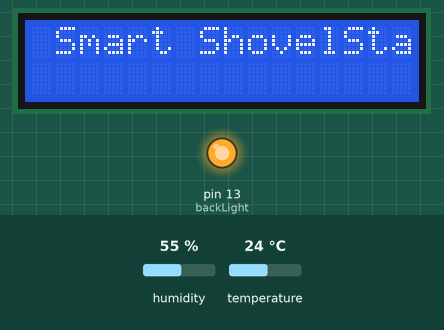
Recording of a sketch running on a simulated Arduino Uno, built with avr-gcc and run on an emulated ATmega328P. Shown: 16×2 character LCD, output pins drawn as LEDs (lit = HIGH). The inputs (shaded band) are chosen by the test bench; at power-on: temperature 24 °C, humidity 55 %.

Above: at 2.2 s.
2.3 s: temperature set to 19 °C
At 14.3 s:
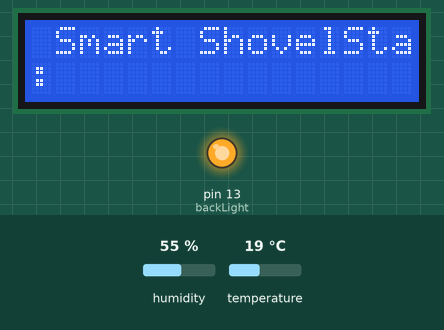
14.6 s: temperature set to 33 °C
At 25.5 s:
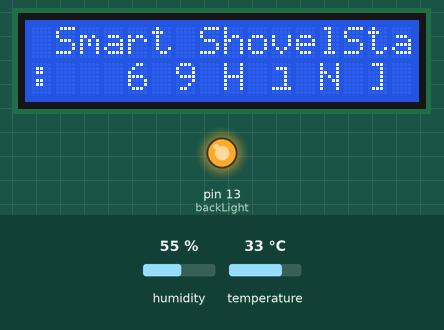
At 46.5 s:
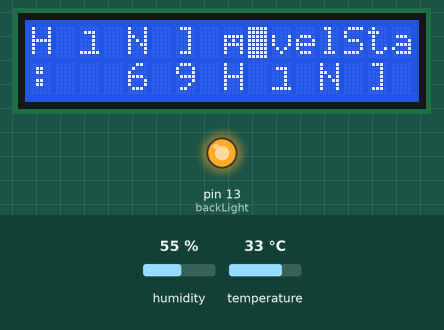
Timing chart, 0 to 48.0 s (numbered marks = the images above; inputs shaded):
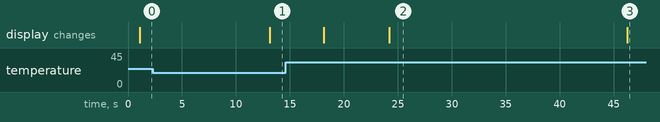

The sketch:

HTN_testing.ino
```cpp
// character LCD example code
// www.hacktronics.com

#include <LiquidCrystal.h>
#include "SparkFunHTU21D.h"
#include <Wire.h>

HTU21D data;
// Connections:
// rs (LCD pin 4) to Arduino pin 12
// rw (LCD pin 5) to Arduino pin 11
// enable (LCD pin 6) to Arduino pin 10
// LCD pin 15 to Arduino pin 13
// LCD pins d4, d5, d6, d7 to Arduino pins 5, 4, 3, 2
LiquidCrystal lcd(12, 11, 10, 5, 4, 3, 2);

int backLight = 13;    // pin 13 will control the backlight

void setup()
{
  Serial.begin(9600);
  pinMode(backLight, OUTPUT);
  digitalWrite(backLight, HIGH); // turn backlight on. Replace 'HIGH' with 'LOW' to turn it off.
  lcd.begin(16,2);              // columns, rows.  use 16,2 for a 16x2 LCD, etc.
  lcd.clear();                  // start with a blank screen
  lcd.setCursor(1,0);           // set cursor to column 0, row 0 (the first row)

  // print data
  lcd.print("Smart Shovel");
  delay(1000);
  lcd.print("Starting data printing");

  data.begin();

}

void loop()
{
  int temperature = data.readTemperature();
  int humidity = data.readHumidity();
  delay(1000);
   lcd.print("Temperature: " + temperature);
   delay(5000);
   lcd.print("Humidity: " +  humidity);
   delay(5000);
}
```

Measured:
- after the input at 2.3 s, the display: changes after 10.9 s (image 1)
- after the input at 14.6 s, the display: first differs from a run without the input after 9.6 s (image 2)
- what the display in image 2 shows lasts 22.1 s, from 24.2 s to 46.3 s
